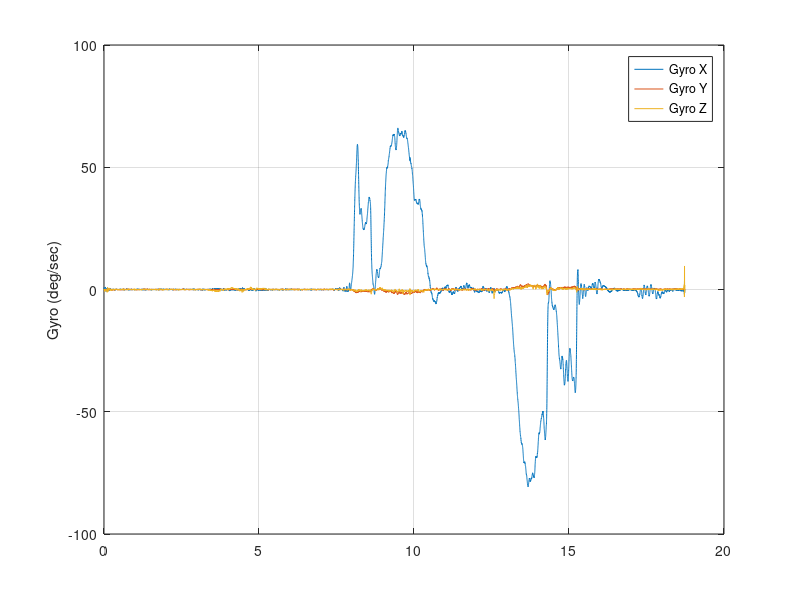
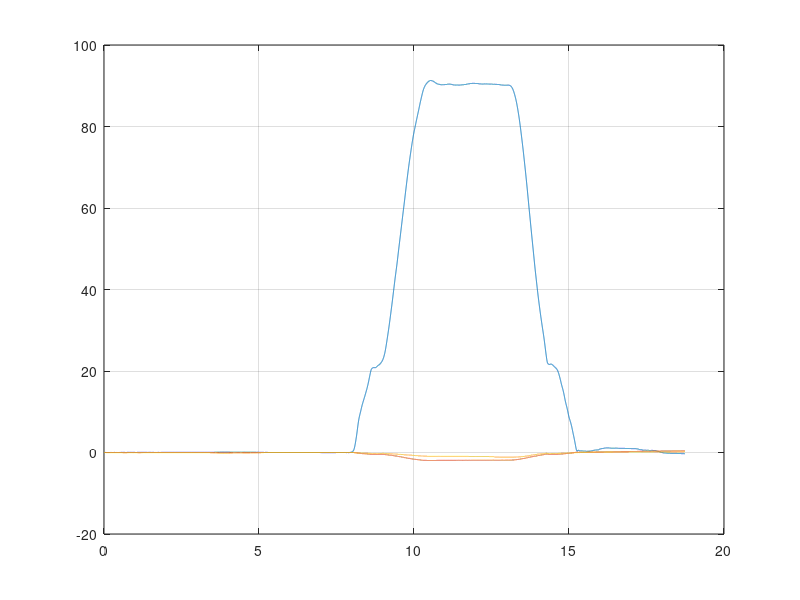

Recreate these plots in MATLAB, in order.
clc, clear all
%%

% index
ind.rc    = 1:4;
ind.vel_M = 5:6;
ind.ang_M = 7:8;
ind.gyro  = 9:11;
ind.acc   = 12:14;
ind.rpy   = 15:17;
ind.voltage_M = 18:19;
ind.curr  = 20:21;
ind.rob_pos = 22:23;
ind.rob_vel = 24:25;
ind.rob_vel_inp = 26:27;
ind.rob_vel_sp  = 28:29;


%% move up segway from horizontal to standing position

load data_roll_from_0_to_90_deg.mat

Ts = mean(diff(data.time));

data.values(:,ind.gyro) = data.values(:,ind.gyro) - ...
    mean(data.values(data.time < 6, ind.gyro));

figure(95)
plot(data.time, data.values(:,ind.gyro) * 180/pi), grid on
ylabel('Gyro (deg/sec)')
legend('Gyro X', ...
       'Gyro Y', ...
       'Gyro Z')

figure(96)
plot(data.time, cumtrapz(data.time, ...
    data.values(:,ind.gyro)) * 180/pi), grid on

% scaling looks correct
